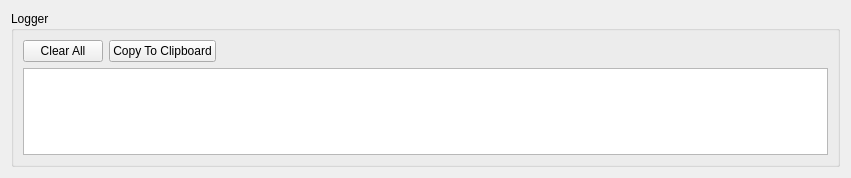
<?xml version="1.0" encoding="UTF-8"?>
<ui version="4.0">
 <class>LoggerDialog</class>
 <widget class="QWidget" name="LoggerDialog">
  <property name="geometry">
   <rect>
    <x>0</x>
    <y>0</y>
    <width>851</width>
    <height>178</height>
   </rect>
  </property>
  <property name="windowTitle">
   <string>Log viewer</string>
  </property>
  <layout class="QGridLayout" name="gridLayout">
   <item row="0" column="1">
    <widget class="QGroupBox" name="groupBox">
     <property name="title">
      <string>Logger</string>
     </property>
     <layout class="QGridLayout" name="gridLayout_2">
      <item row="1" column="0">
       <widget class="QTextBrowser" name="logText"/>
      </item>
      <item row="0" column="0">
       <layout class="QHBoxLayout" name="horizontalLayout">
        <item>
         <widget class="QPushButton" name="clearAllButton">
          <property name="text">
           <string>Clear All</string>
          </property>
         </widget>
        </item>
        <item>
         <widget class="QPushButton" name="copyButton">
          <property name="text">
           <string>Copy To Clipboard</string>
          </property>
         </widget>
        </item>
        <item>
         <spacer name="horizontalSpacer">
          <property name="orientation">
           <enum>Qt::Horizontal</enum>
          </property>
          <property name="sizeHint" stdset="0">
           <size>
            <width>40</width>
            <height>20</height>
           </size>
          </property>
         </spacer>
        </item>
       </layout>
      </item>
     </layout>
    </widget>
   </item>
  </layout>
 </widget>
 <resources>
  <include location="../icons.qrc"/>
 </resources>
 <connections>
  <connection>
   <sender>clearAllButton</sender>
   <signal>clicked()</signal>
   <receiver>LoggerDialog</receiver>
   <slot>clearAll()</slot>
   <hints>
    <hint type="sourcelabel">
     <x>37</x>
     <y>43</y>
    </hint>
    <hint type="destinationlabel">
     <x>-3</x>
     <y>42</y>
    </hint>
   </hints>
  </connection>
  <connection>
   <sender>copyButton</sender>
   <signal>clicked()</signal>
   <receiver>LoggerDialog</receiver>
   <slot>copyToClipboard()</slot>
   <hints>
    <hint type="sourcelabel">
     <x>706</x>
     <y>44</y>
    </hint>
    <hint type="destinationlabel">
     <x>868</x>
     <y>47</y>
    </hint>
   </hints>
  </connection>
 </connections>
 <slots>
  <slot>clearAll()</slot>
  <slot>copyToClipboard()</slot>
 </slots>
</ui>
